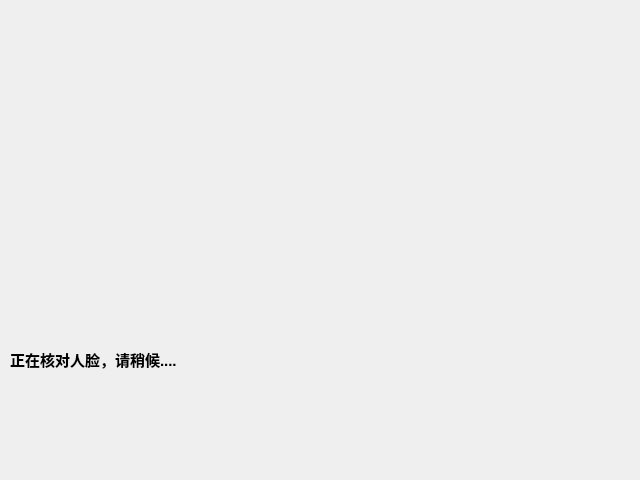
<?xml version="1.0" encoding="UTF-8"?>
<ui version="4.0">
 <class>face_recognition</class>
 <widget class="QWidget" name="face_recognition">
  <property name="geometry">
   <rect>
    <x>0</x>
    <y>0</y>
    <width>640</width>
    <height>480</height>
   </rect>
  </property>
  <property name="windowTitle">
   <string>Form</string>
  </property>
  <widget class="QLabel" name="camera_label">
   <property name="geometry">
    <rect>
     <x>10</x>
     <y>9</y>
     <width>621</width>
     <height>271</height>
    </rect>
   </property>
   <property name="text">
    <string>&lt;html&gt;&lt;head/&gt;&lt;body&gt;&lt;p&gt;&lt;br/&gt;&lt;/p&gt;&lt;/body&gt;&lt;/html&gt;</string>
   </property>
  </widget>
  <widget class="QLabel" name="label">
   <property name="geometry">
    <rect>
     <x>10</x>
     <y>324</y>
     <width>331</width>
     <height>71</height>
    </rect>
   </property>
   <property name="text">
    <string>&lt;html&gt;&lt;head/&gt;&lt;body&gt;&lt;p&gt;&lt;span style=&quot; font-size:11pt; font-weight:600;&quot;&gt;正在核对人脸，请稍候....&lt;/span&gt;&lt;/p&gt;&lt;/body&gt;&lt;/html&gt;</string>
   </property>
  </widget>
 </widget>
 <resources/>
 <connections/>
</ui>
